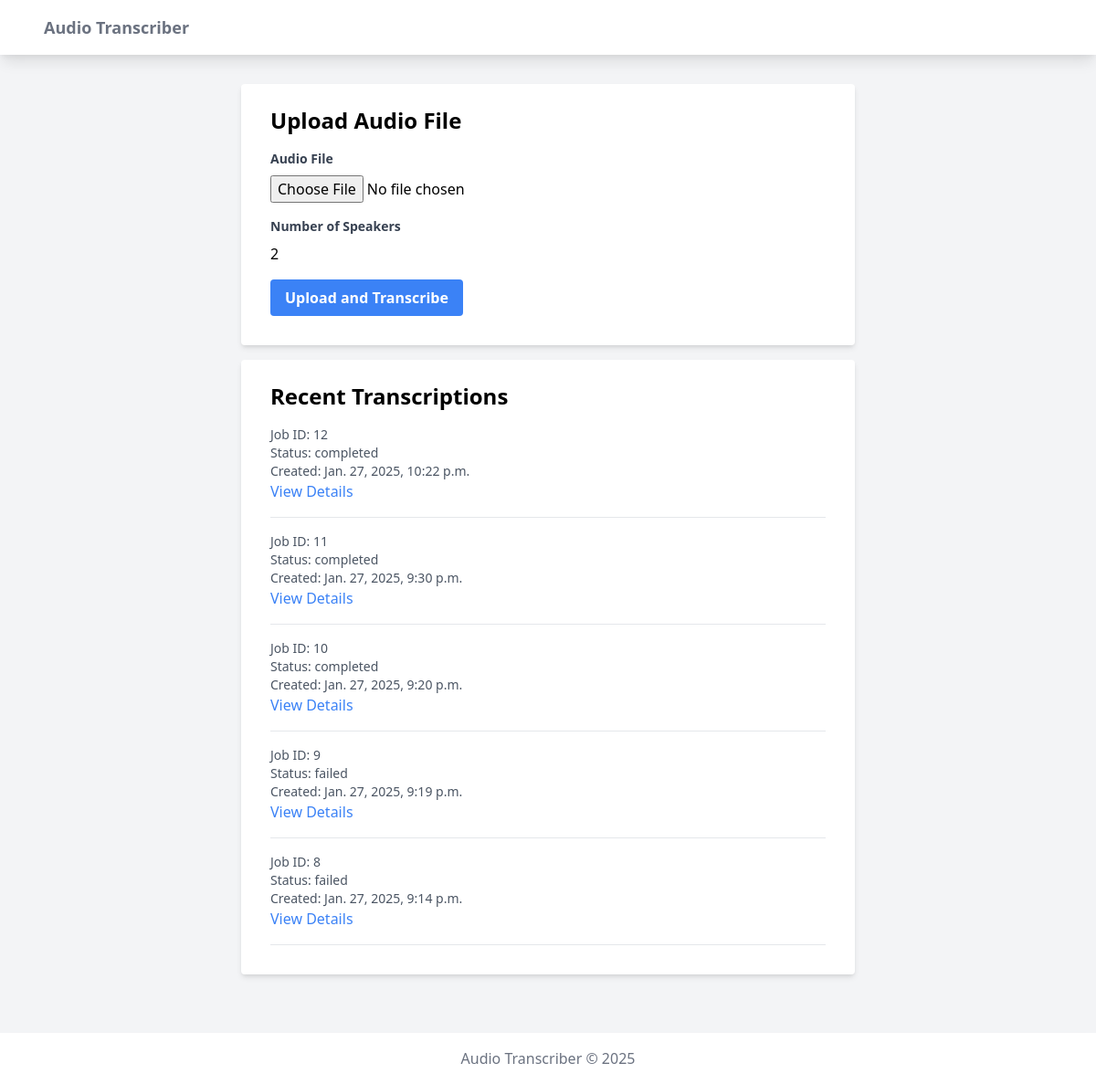
The page / on the database its author committed.
### transcriber/web/models.py (models this page shows, shortened)
class TranscriptionJob(models.Model):
    STATUS_CHOICES = [
        ('pending', 'Pending'),
        ('processing', 'Processing'),
        ('completed', 'Completed'),
        ('failed', 'Failed'),
    ]
    audio_file = models.FileField(upload_to='audio/')
    created_at = models.DateTimeField(default=timezone.now)
    status = models.CharField(max_length=20, choices=STATUS_CHOICES, default='pending')
    transcript = models.TextField(blank=True, null=True)
    error_message = models.TextField(blank=True, null=True)
    speaker_count = models.IntegerField(default=2)
    class Meta:
        ordering = ['-created_at']

### transcriber/web/views.py (the view)
# urls.py: path('', views.index, name='index'),
def index(request):
    if request.method == 'POST':
        form = TranscriptionForm(request.POST, request.FILES)
        if form.is_valid():
            job = form.save()
            thread = threading.Thread(target=handle_transcription, args=(job.id,))
            thread.start()
            return redirect('job_status', job_id=job.id)
    else:
        form = TranscriptionForm()
    recent_jobs = TranscriptionJob.objects.all()[:5]
    return render(request, 'web/index.html', {'form': form, 'recent_jobs': recent_jobs})

### transcriber/web/forms.py
class TranscriptionForm(forms.ModelForm):
    class Meta:
        model = TranscriptionJob
        fields = ['audio_file', 'speaker_count']
        widgets = {
            'speaker_count': forms.NumberInput(attrs={'min': 1, 'max': 10}),
        }

### transcriber/web/templates/web/index.html (shortened to what this page needs)
{% extends 'web/base.html' %}
{% block content %}
<div class="max-w-2xl mx-auto">
    <div class="bg-white shadow-md rounded px-8 pt-6 pb-8 mb-4">
        <h2 class="text-2xl font-bold mb-4">Upload Audio File</h2>
        <form method="post" enctype="multipart/form-data" class="space-y-4">
            <div>
                <label class="block text-gray-700 text-sm font-bold mb-2" for="{{ form.audio_file.id_for_label }}">
                    Audio File
                </label>
                {{ form.audio_file }}
            </div>
            <div>
                <label class="block text-gray-700 text-sm font-bold mb-2" for="{{ form.speaker_count.id_for_label }}">
                    Number of Speakers
                </label>
                {{ form.speaker_count }}
            </div>
            <div class="flex items-center justify-between">
                <button class="bg-blue-500 hover:bg-blue-700 text-white font-bold py-2 px-4 rounded focus:outline-none focus:shadow-outline" type="submit">
                    Upload and Transcribe
                </button>
            </div>
        </form>
    </div>
    {% if recent_jobs %}
    <div class="bg-white shadow-md rounded px-8 pt-6 pb-8">
        <h2 class="text-2xl font-bold mb-4">Recent Transcriptions</h2>
        <div class="space-y-4">
            {% for job in recent_jobs %}
            <div class="border-b pb-4">
                <p class="text-sm text-gray-600">Job ID: {{ job.id }}</p>
                <p class="text-sm text-gray-600">Status: {{ job.status }}</p>
                <p class="text-sm text-gray-600">Created: {{ job.created_at }}</p>
                <a href="{% url 'job_status' job.id %}" class="text-blue-500 hover:text-blue-700">View Details</a>
            </div>
            {% endfor %}
        </div>
    </div>
    {% endif %}
</div>
{% endblock %}

### transcriber/web/templates/web/base.html (shortened to what this page needs)
<!DOCTYPE html>
<html lang="en">
<head>
    <link href="https://cdn.jsdelivr.net/npm/tailwindcss@2.2.19/dist/tailwind.min.css" rel="stylesheet">
</head>
<body class="bg-gray-100 min-h-screen">
    <nav class="bg-white shadow-lg">
        <div class="max-w-6xl mx-auto px-4">
            <div class="flex justify-between">
                <div class="flex space-x-7">
                    <div>
                        <a href="{% url 'index' %}" class="flex items-center py-4 px-2">
                            <span class="font-semibold text-gray-500 text-lg">Audio Transcriber</span>
                        </a>
                    </div>
                </div>
            </div>
        </div>
    </nav>
    <div class="container mx-auto px-4 py-8">
        {% block content %}
        {% endblock %}
    </div>
    <footer class="bg-white shadow-lg mt-8">
        <div class="container mx-auto px-4 py-4">
            <p class="text-center text-gray-500">Audio Transcriber &copy; 2025</p>
        </div>
    </footer>
</body>
</html>

### rows shown on the page
TranscriptionJob: id "12", status "completed", created_at "Jan. 27, 2025, 10:22 p.m."
TranscriptionJob: id "11", status "completed", created_at "Jan. 27, 2025, 9:30 p.m."
TranscriptionJob: id "10", status "completed", created_at "Jan. 27, 2025, 9:20 p.m."
TranscriptionJob: id "9", status "failed", created_at "Jan. 27, 2025, 9:19 p.m."
TranscriptionJob: id "8", status "failed", created_at "Jan. 27, 2025, 9:14 p.m."
